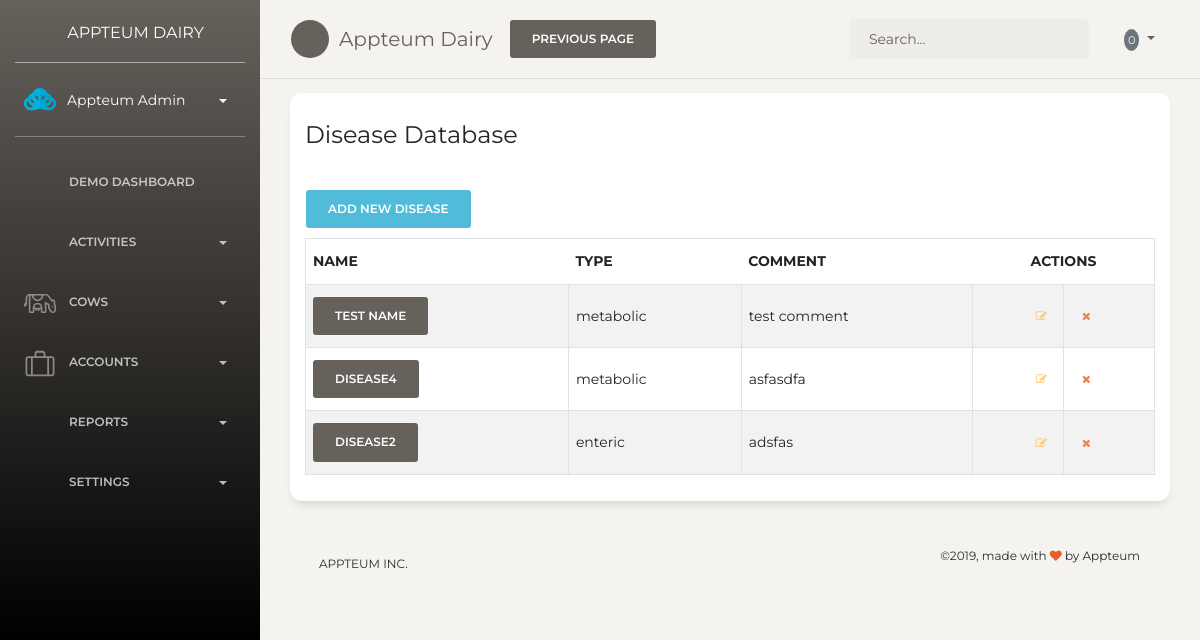
The app's page /index.php/diseas with its own data.
### tables this page shows
CREATE TABLE `diseases` (
  `id` int(11) NOT NULL,
  `name` varchar(80) NOT NULL,
  `type` varchar(50) NOT NULL,
  `comment` text NOT NULL,
  `created_at` timestamp NOT NULL DEFAULT CURRENT_TIMESTAMP
);

CREATE TABLE `diseas_type` (
  `id` int(11) NOT NULL,
  `name` varchar(50) NOT NULL
);

### application/controllers/Diseas.php (called while the page is built, shortened)
<?php
class Diseas extends CI_Controller {
	public function __construct()
    {
        $this->load->model('diseases');
    }
	public function index()
	{
		$data['diseases'] = $this->diseases->show();
		$data['types'] = $this->diseases->diseas_type();
		$data['content'] = $this->load->view('diseas/diseas',$data,true);
		$this->load->view('layout/master',$data);
	}
}

### index.php (called while the page is built, shortened)
<?php
require_once BASEPATH.'core/CodeIgniter.php';

### application/models/Diseases.php (called while the page is built, shortened)
<?php
class Diseases extends CI_Model {
	protected $table = 'diseases';
    public function show(){
        $query =  $this->db->get($this->table);
        return $query->result();
    }
    public  function diseas_type()
    {
        $query = $this->db->get('diseas_type');
        return $query->result();
    }
}

### application/views/diseas/diseas.php (the view, shortened to what this page needs)
<div class="content">
<div class="printarea">
  <div class="row">
    <div class="col-md-12">
      <div class="card">
        <div class="card-header">
          <h4 class="card-title">Disease Database</h4>
        </div>
        <div class="card-body">
          <div class="toolbar">
            <a href="<?php echo base_url('diseas/create') ?>" class="btn btn-info">Add New Disease</a>
          </div>
          <table id="datatable" class="table table-striped table-bordered" cellspacing="0" width="100%">
            <thead>
              <tr>
                <th>Name</th>
                <th>Type</th>
                <th>Comment</th>
                <th colspan="2" class="disabled-sorting text-center">Actions</th>
              </tr>
            </thead>
            <tbody>
              <?php foreach ($diseases as  $value) {?>
                <tr>
                    <td><a class="btn btn-default" href="#"><?php echo $value->name ?></a></td>
                    <td>
                      <?php
                        foreach ($types as $type) {
                          if($value->type == $type->id){
                            echo $type->name;
                          }
                        }
                     ?>
                     </td>
                    <td><?php echo $value->comment ?></td>
                    <td class="text-right">
                      <a href="<?php echo base_url('diseas/edit/'.$value->id) ?>" class="btn btn-warning btn-link btn-icon btn-sm edit"><i class="fa fa-edit"></i></a>
                    </td>
                    <td>
                      <a href="<?php echo base_url('diseas/delete/'.$value->id) ?>" class="btn btn-danger btn-link btn-icon btn-sm remove"onclick="return confirm('Are you sure? The data will be DELETED!')"><i class="fa fa-times"></i></a>
                    </td>
                </tr>
            <?php } ?>
            </tbody>
          </table>
        </div>
      </div>
    </div>
  </div>
</div>
</div>

### records on screen
diseases: name "TEST NAME", comment "test comment"
diseas_type: name "metabolic"
diseases: name "DISEASE4", comment "asfasdfa"
diseases: name "DISEASE2", comment "adsfas"
diseas_type: name "enteric"
